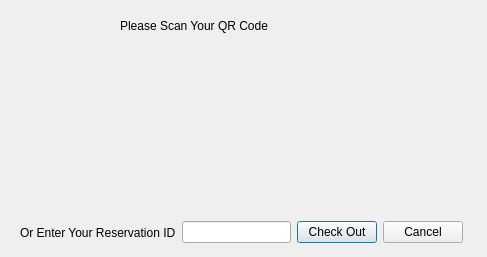
<?xml version="1.0" encoding="UTF-8"?>
<ui version="4.0">
 <class>checkoutDialog</class>
 <widget class="QDialog" name="checkoutDialog">
  <property name="geometry">
   <rect>
    <x>0</x>
    <y>0</y>
    <width>487</width>
    <height>257</height>
   </rect>
  </property>
  <property name="windowTitle">
   <string>Dialog</string>
  </property>
  <widget class="QLabel" name="label">
   <property name="geometry">
    <rect>
     <x>120</x>
     <y>10</y>
     <width>271</width>
     <height>31</height>
    </rect>
   </property>
   <property name="sizePolicy">
    <sizepolicy hsizetype="Minimum" vsizetype="Minimum">
     <horstretch>0</horstretch>
     <verstretch>0</verstretch>
    </sizepolicy>
   </property>
   <property name="styleSheet">
    <string notr="true">font: 75 14pt &quot;MS Shell Dlg 2&quot;;</string>
   </property>
   <property name="text">
    <string>Please Scan Your QR Code</string>
   </property>
  </widget>
  <widget class="QLabel" name="label_2">
   <property name="geometry">
    <rect>
     <x>130</x>
     <y>50</y>
     <width>201</width>
     <height>151</height>
    </rect>
   </property>
   <property name="styleSheet">
    <string notr="true">image: url(:/QR-SanValentinAR.png);</string>
   </property>
   <property name="text">
    <string/>
   </property>
  </widget>
  <widget class="QWidget" name="">
   <property name="geometry">
    <rect>
     <x>20</x>
     <y>220</y>
     <width>443</width>
     <height>25</height>
    </rect>
   </property>
   <layout class="QHBoxLayout" name="horizontalLayout">
    <item>
     <widget class="QLabel" name="label_3">
      <property name="text">
       <string>Or Enter Your Reservation ID</string>
      </property>
     </widget>
    </item>
    <item>
     <widget class="QLineEdit" name="lineEdit"/>
    </item>
    <item>
     <widget class="QPushButton" name="okButton">
      <property name="text">
       <string>Check Out</string>
      </property>
     </widget>
    </item>
    <item>
     <widget class="QPushButton" name="pushButton_2">
      <property name="text">
       <string>Cancel</string>
      </property>
     </widget>
    </item>
   </layout>
  </widget>
 </widget>
 <resources/>
 <connections>
  <connection>
   <sender>pushButton_2</sender>
   <signal>clicked()</signal>
   <receiver>checkoutDialog</receiver>
   <slot>close()</slot>
   <hints>
    <hint type="sourcelabel">
     <x>430</x>
     <y>224</y>
    </hint>
    <hint type="destinationlabel">
     <x>400</x>
     <y>150</y>
    </hint>
   </hints>
  </connection>
 </connections>
</ui>
